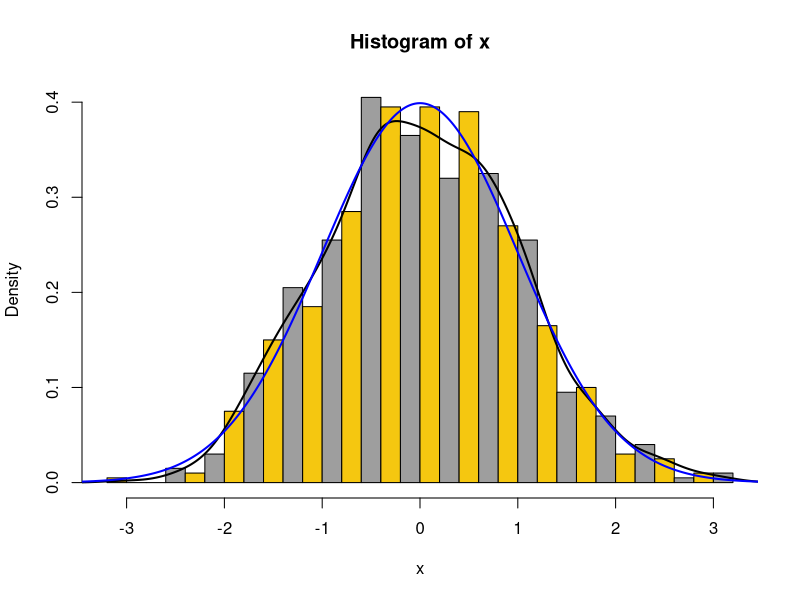

Recreate this plot in R.
N=1000
x=rnorm(N)
hist(x,probability=T,sqrt(N),col=c(7,8))
lines(density(x),lwd=2)
tmp=seq(-5,5,0.001)
lines(tmp,dnorm(tmp),col="blue",lwd=2)
# halló
